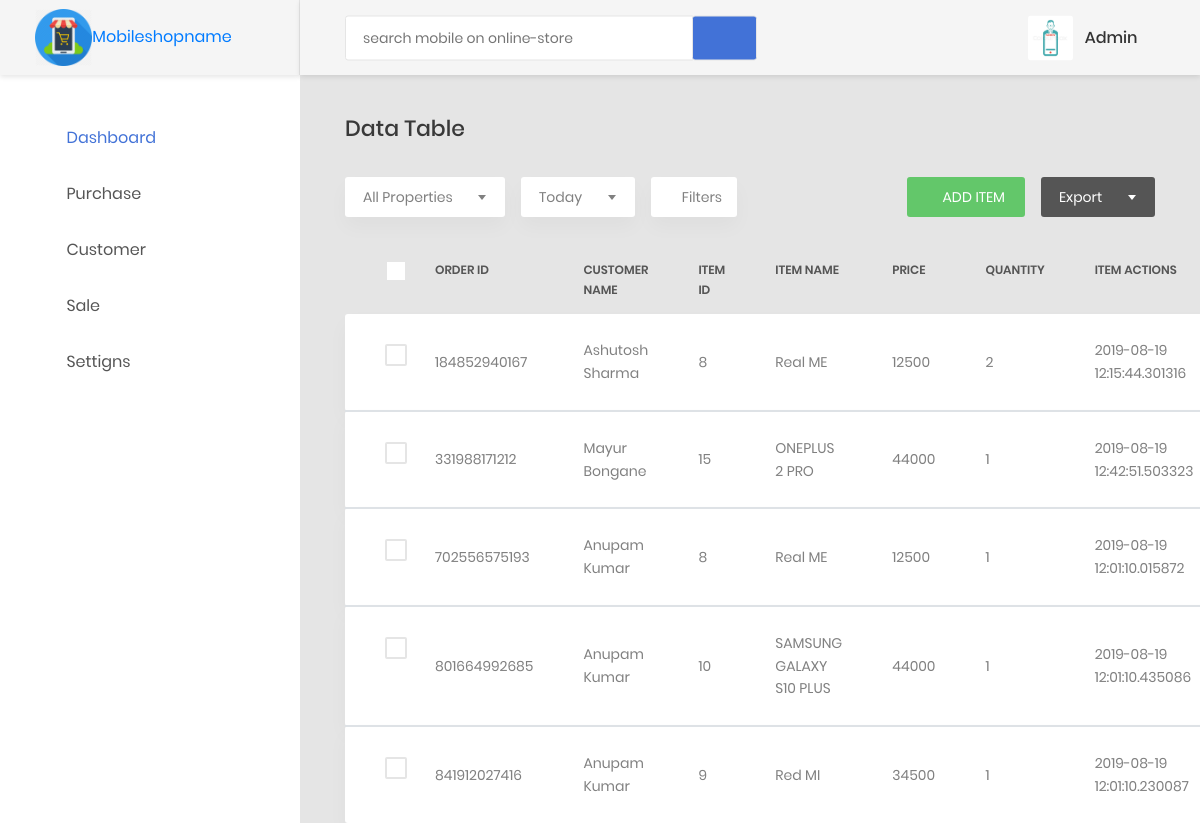
Page /vieworders (signed in) on the committed database.
### models/create_models.py (models this page shows, shortened)
class User(db.Model, UserMixin):
    __tablename__ = 'users'
    id = db.Column(db.Integer, primary_key=True)
    username = db.Column(db.Unicode(255), nullable=False, server_default=u'', unique=True, index=True)
    password = db.Column(db.String(255), nullable=False, server_default='')
    role = db.Column(db.Enum(RolesAvailable))
    email = db.Column(db.Unicode(255), nullable=False, server_default=u'', unique=True, index=True)
    created_at = db.Column(db.DateTime, nullable=False, default=datetime.utcnow)
    updated_at = db.Column(db.DateTime, nullable=False, default=datetime.utcnow, onupdate=datetime.utcnow)

class SalesItems(db.Model):
    __tablename__ = 'sales_items'
    id = db.Column(db.Integer(), primary_key=True)
    c_id = db.Column(db.Integer(), db.ForeignKey('customers.c_id', ondelete='CASCADE'))
    i_id = db.Column(db.Integer(), db.ForeignKey('items.i_id', ondelete='CASCADE'))
    sale_quantity = db.Column(db.String(255), nullable=False)
    sale_date = db.Column(db.DateTime, nullable=False, default=datetime.utcnow)
    customer = db.relationship('Customer', backref=db.backref("sales_items", cascade="all, delete-orphan"))
    item = db.relationship('Items', backref=db.backref("sales_items", cascade="all, delete-orphan"))

class Customer(db.Model):
    __tablename__='customers'
    c_id = db.Column(db.Integer, primary_key=True)
    customer_name = db.Column(db.String(255),nullable=False)
    c_address = db.Column(db.String(255), nullable=False)
    c_mobileno = db.Column(db.Integer, nullable=False)
    c_email = db.Column(db.String(255), nullable=False)
    register_date = db.Column(db.DateTime, nullable=False, default=datetime.utcnow)
    modified_date = db.Column(db.DateTime, nullable=False, default=datetime.utcnow, onupdate=datetime.utcnow)
    sales = db.relationship("SalesItems", backref="customers",lazy=True)

class Items(db.Model):
    __tablename__='items'
    i_id = db.Column(db.Integer, primary_key=True)
    item_name = db.Column(db.String(255), nullable=False)
    item_quantity = db.Column(db.String(255), nullable=False)
    item_price = db.Column(db.String(255), nullable=False)
    barcode = db.Column(db.LargeBinary)
    purchase_date = db.Column(db.DateTime, nullable=False, default=datetime.utcnow)
    modified_date = db.Column(db.DateTime, nullable=False, default=datetime.utcnow, onupdate=datetime.utcnow)
    sales = db.relationship("SalesItems", backref="items", lazy='dynamic')
    __table_args__ = (CheckConstraint(item_quantity > -1), {})

### orders/orders.py (the view)
@order.route('/vieworders')
def vieworders():
    orders = SalesItems.query.all()
    sum = 0
    for order in orders:
        bill = Bill.query.filter_by(o_id=int(order.id)).first()
    bills = Bill.query.all()
    return render_template('static priya mobile/orders/vieworders.html',orders=orders,bills=bills)

### customers/customers.py (called while the page is built)
@customer.before_app_request
def load_logged_in_user():
    user_id = session.get('user_id')
    if user_id is None:
        g.user = None
    else:
        g.user = User.query.filter_by(id=user_id).first()

### users/adduser.py (called while the page is built)
@auth.before_app_request
def load_logged_in_user():
    user_id = session.get('user_id')
    if user_id is None:
        g.user = None
    else:
        g.user = User.query.filter_by(id=user_id).first()

### templates/static priya mobile/orders/vieworders.html (shortened to what this page needs)
{% extends 'static priya mobile/base1.html' %}
{% block content %}
{% if g.user %}
                        <div class="row">
                            <div class="col-md-12">
                                <h3 class="title-5 m-b-35">data table</h3>
                                <div class="table-data__tool">
                                    <div class="table-data__tool-left">
                                        <div class="rs-select2--light rs-select2--md">
                                        </div>
                                        <div class="rs-select2--light rs-select2--sm">
                                        </div>
                                        <button class="au-btn-filter">
                                            <i class="zmdi zmdi-filter-list"></i>filters</button>
                                    </div>
                                    <div class="table-data__tool-right">
                                        <button class="au-btn au-btn-icon au-btn--green au-btn--small">
                                            <i class="zmdi zmdi-plus"></i>add item</button>
                                        <div class="rs-select2--dark rs-select2--sm rs-select2--dark2">
                                        </div>
                                    </div>
                                </div>
                                <div class="table-responsive table-responsive-data2">
                                    <table class="table table-data2" id="myTable">
                                        <thead>
                                            <tr>
                                                <th>
                                                    <label class="au-checkbox">
                                                        <span class="au-checkmark"></span>
                                                    </label>
                                                </th>
                                                <th>Order ID</th>
                                                <th>Customer Name</th>
                                                <th>Item ID</th>
                                                <th>Item Name</th>
                                                <th>Price</th>
                                                <th>Quantity</th>
                                                <th>Item Actions</th>
                                            </tr>
                                        </thead>
                                        {% for order in orders %}
                                        <tbody>
                                            <tr class="tr-shadow">
                                                <td>
                                                    <label class="au-checkbox">
                                                        <span class="au-checkmark"></span>
                                                    </label>
                                                </td>
                                                <td>
                                                    {{ order.id }}
                                                </td>
                                                <td>
                                                    {{ order.customers.customer_name }}
                                                </td>
                                                <td>
                                                    {{ order.i_id }}
                                                </td>
                                                <td>
                                                    {{ order.items.item_name }}
                                                </td>
                                                <td>
                                                    {{ order.items.item_price }}
                                                </td>
                                                <td>
                                                    {{ order.sale_quantity }}
                                                </td>
                                                <td>
                                                    {{ order.sale_date }}
                                                </td>
                                            </tr>
                                        </tbody>
                                        {% endfor %}
                                    </table>
                                </div>
          {% endif %}
          {% endblock %}

### templates/static priya mobile/base1.html (shortened to what this page needs)
<!DOCTYPE html>
<html lang="en">
<head>
    <link href="{{ url_for('static', filename='css/font-face.css') }}" rel="stylesheet" media="all">
    <link href="{{ url_for('static', filename = 'vendor/font-awesome-4.7/css/font-awesome.min.css') }}" rel="stylesheet" media="all">
    <link href="{{ url_for('static', filename = 'vendor/font-awesome-5/css/fontawesome-all.min.css') }}" rel="stylesheet" media="all">
    <link href="{{ url_for('static', filename = 'vendor/mdi-font/css/material-design-iconic-font.min.css') }}" rel="stylesheet" media="all">
    <link href="{{ url_for('static', filename = 'vendor/bootstrap-4.1/bootstrap.min.css') }}" rel="stylesheet" media="all">
    <link href="{{ url_for('static', filename = 'vendor/animsition/animsition.min.css') }}" rel="stylesheet" media="all">
    <link href="{{ url_for('static', filename =  'vendor/bootstrap-progressbar/bootstrap-progressbar-3.3.4.min.css') }}" rel="stylesheet" media="all">
    <link href="{{ url_for('static', filename = 'vendor/wow/animate.css') }}" rel="stylesheet" media="all">
    <link href="{{ url_for('static', filename = 'vendor/css-hamburgers/hamburgers.min.css') }}" rel="stylesheet" media="all">
    <link href="{{ url_for('static', filename = 'vendor/slick/slick.css" rel="stylesheet') }}" media="all">
    <link href="{{ url_for('static', filename = 'vendor/select2/select2.min.css') }}" rel="stylesheet" media="all">
    <link href="{{ url_for('static', filename = 'vendor/perfect-scrollbar/perfect-scrollbar.css') }}" rel="stylesheet" media="all">
    <link href="{{ url_for('static', filename = 'css/theme.css') }}" rel="stylesheet" media="all">
</head>
<body class="animsition">
    <div class="page-wrapper">
        <aside class="menu-sidebar d-none d-lg-block">
            <div class="logo">
                <a href="#">
                    <img src="{{ url_for('static',filename='images/icon/mshop.png') }}" alt="mobileshop" id="i1"/>Mobileshopname
                </a>
            </div>
            {% if g.user %}
            <div class="menu-sidebar__content js-scrollbar1">
                <nav class="navbar-sidebar">
                    <ul class="list-unstyled navbar__list">
                        <li class="active has-sub">
                            <a class="js-arrow" href="{{ url_for('order.totalsale') }}">
                                <i class="fa fa-home"></i>Dashboard</a>
                        </li>
                        <li>
                            <a class="js-arrow" href="#">
                                <i class="fa fa-shopping-cart"></i>Purchase</a>
                        </li>
                        <li>
                            <a class="js-arrow" href="#">
                                <i class="fa fa-address-card"></i>Customer</a>
                        </li>
                        <li>
                            <a class="js-arrow" href="#">
                                <i class="fa fa-cart-plus"></i>Sale</a>
                        </li>
                        <li>
                            <a class="js-arrow" href="#">
                                <i class="fa fa-share"></i>Settigns</a>
                        </li>
                    </ul>
                </nav>
            </div>
            {% endif %}
        </aside>
        <div class="page-container">
            <header class="header-desktop">
                <div class="section__content section__content--p30">
                    <div class="container-fluid">
                        <div class="header-wrap">
                            <form class="form-header" action="" method="POST">
                                <input class="au-input au-input--xl" type="text" name="search" placeholder="search mobile on online-store" />
                                <button class="au-btn--submit" type="submit">
                                    <a href="https://www.amazon.in/s/ref=nb_sb_noss_2?url=search-alias%3Daps&field-keywords=Apple&rh=i%3Aaps%2Ck%3AApple"><i class="zmdi zmdi-search"></i></a>
                                </button>
                            </form>
                            <div class="header-button">
                                {% if g.user %}
                                <div class="account-wrap">
                                    <div class="account-item clearfix js-item-menu">
                                        <div class="image">
                                            <img src="{{ url_for('static', filename='images/icon/admin.png') }}">
                                        </div>
                                        <div class="content">
                                            <a class="js-acc-btn" href="#">{{ g.user.username }}</a>
                                        </div>
                                        {% endif %}
                                    </div>
                                </div>
                            </div>
                        </div>
                    </div>
                </div>
            </header>
            <div class="main-content">
                <div class="section__content section__content--p30">
                    <div class="container-fluid">
                       {% block content %}
                        {% endblock %}
                    </div>
                </div>
            </div>
    </div>
</body>
</html>

### templates/static priya mobile/base1.html (style rules this page uses)
#i1 { max-width: 25%; height: 20; }

### rows in the picture
User: user.username "Admin"
SalesItems: id "184852940167", customers.customer_name "Ashutosh Sharma", i_id "8", items.item_name "Real ME", items.item_price "12500", sale_quantity "2", sale_date "2019-08-19 12:15:44.301316"
SalesItems: id "331988171212", customers.customer_name "Mayur Bongane", i_id "15", items.item_name "ONEPLUS 2 PRO", items.item_price "44000", sale_quantity "1", sale_date "2019-08-19 12:42:51.503323"
SalesItems: id "702556575193", customers.customer_name "Anupam Kumar", i_id "8", items.item_name "Real ME", items.item_price "12500", sale_quantity "1", sale_date "2019-08-19 12:01:10.015872"
SalesItems: id "801664992685", customers.customer_name "Anupam Kumar", i_id "10", items.item_name "SAMSUNG GALAXY S10 PLUS", items.item_price "44000", sale_quantity "1", sale_date "2019-08-19 12:01:10.435086"
SalesItems: id "841912027416", customers.customer_name "Anupam Kumar", i_id "9", items.item_name "Red MI", items.item_price "34500", sale_quantity "1", sale_date "2019-08-19 12:01:10.230087"
